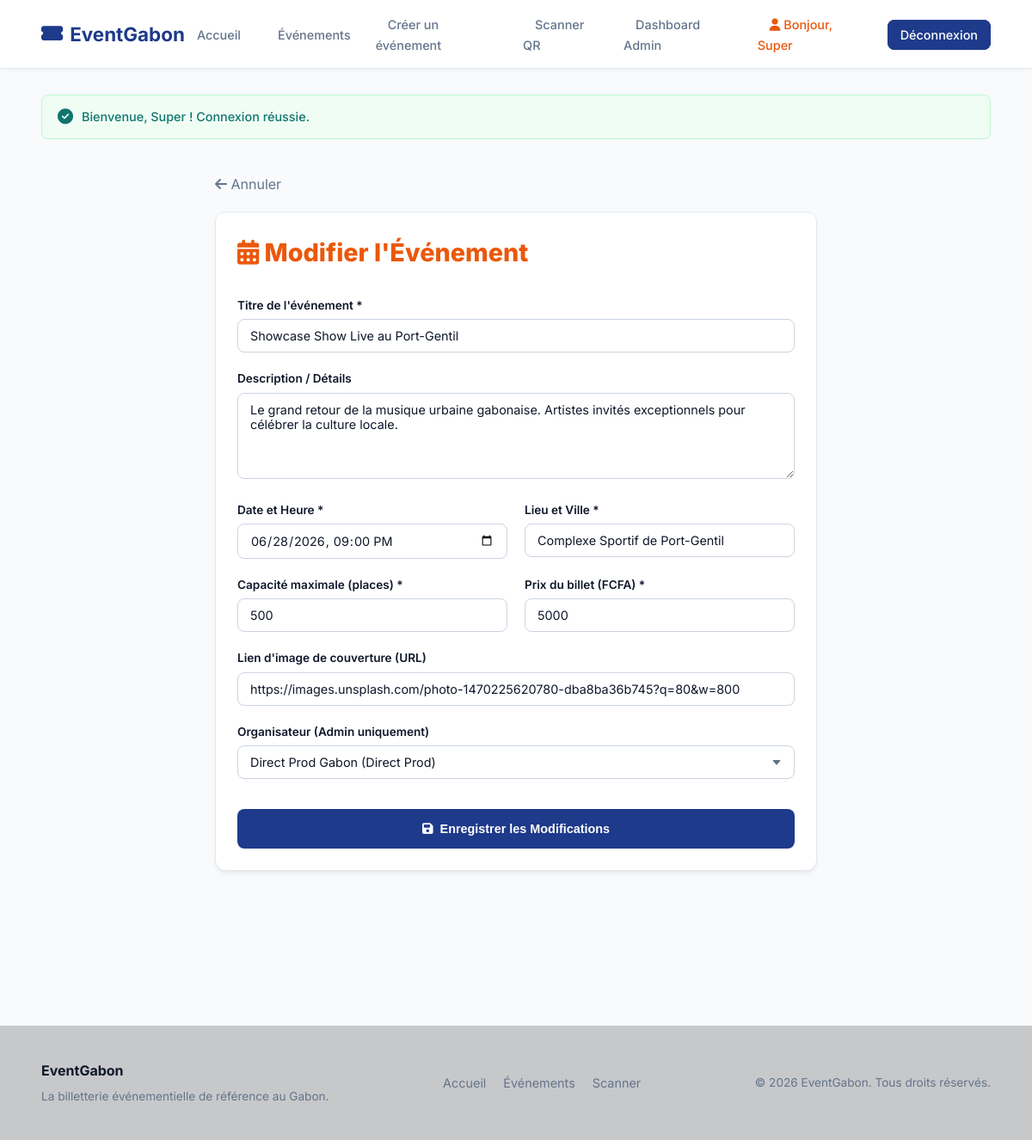
The page /index.php?page=evenements&action=modifier&id=3 (signed in) on the database its author committed.
### tables this page shows
CREATE TABLE IF NOT EXISTS evenement (
    id INT AUTO_INCREMENT PRIMARY KEY,
    titre VARCHAR(200) NOT NULL,
    description TEXT,
    date DATETIME NOT NULL,
    lieu VARCHAR(150) NOT NULL,
    capacite INT NOT NULL CHECK (capacite >= 0),
    prix_billet DECIMAL(10, 2) NOT NULL CHECK (prix_billet >= 0),
    organisateur_id INT,
    image_url VARCHAR(255),
    FOREIGN KEY (organisateur_id) REFERENCES organisateur(id) ON DELETE SET NULL
);

CREATE TABLE IF NOT EXISTS organisateur (
    id INT AUTO_INCREMENT PRIMARY KEY,
    nom VARCHAR(100) NOT NULL,
    email VARCHAR(150) UNIQUE NOT NULL,
    telephone VARCHAR(20),
    entreprise VARCHAR(150)
);

### models/Evenement.php (called while the page is built, shortened)
<?php
class Evenement {
    public static function getById($pdo, $id) {
        $sql = "SELECT e.*, o.nom AS organisateur_nom, o.email AS organisateur_email, o.telephone AS organisateur_tel
                FROM evenement e
                LEFT JOIN organisateur o ON e.organisateur_id = o.id
                WHERE e.id = ?";
        $stmt = $pdo->prepare($sql);
        $stmt->execute([$id]);
        return $stmt->fetch();
    }
}

### includes/helpers.php (called while the page is built, shortened)
<?php
if (!function_exists('isLoggedIn')) {
    function isLoggedIn() {
        return isset($_SESSION['user']);
    }
}
if (!function_exists('getUserRole')) {
    function getUserRole() {
        $user = $_SESSION['user'];
        if (is_object($user)) {
            return $user->role ?? null;
        } elseif (is_array($user)) {
            return $user['role'] ?? null;
        }
        return null;
    }
}
if (!function_exists('isAdmin')) {
    function isAdmin() {
        return getUserRole() === 'admin';
    }
}

### models/Organisateur.php (called while the page is built, shortened)
<?php
class Organisateur {
    public static function getAll($pdo) {
        $sql = "SELECT * FROM organisateur ORDER BY nom ASC";
        return $pdo->query($sql)->fetchAll();
    }
}

### views/evenements/modifier.php (the view, shortened to what this page needs)
<?php require_once __DIR__ . '/../layout/header.php'; ?>
<div style="max-width: 700px; margin: 40px auto;">
    <div style="margin-bottom: 20px;">
        <a href="index.php?page=evenements&action=detail&id=<?= $evenement->id ?>" style="color: var(--text-muted);"><i class="fa-solid fa-arrow-left"></i> Annuler</a>
    </div>
    <div class="card-glass">
        <h2 style="font-size: 1.8rem; font-weight: 800; margin-bottom: 20px; border-bottom: 1px solid var(--border-glass); padding-bottom: 10px; color: var(--accent);"><i class="fa-solid fa-calendar-days"></i> Modifier l'Événement</h2>
        <form action="index.php?page=evenements&action=modifier&id=<?= $evenement->id ?>" method="POST">
            <div class="form-group">
                <label for="titre" class="form-label">Titre de l'événement *</label>
                <input type="text" name="titre" id="titre" class="form-control" required value="<?= htmlspecialchars($evenement->titre) ?>">
            </div>
            <div class="form-group">
                <label for="description" class="form-label">Description / Détails</label>
                <textarea name="description" id="description" class="form-control"><?= htmlspecialchars($evenement->description) ?></textarea>
            </div>
            <div style="display: grid; grid-template-columns: 1fr 1fr; gap: 20px;">
                <div class="form-group">
                    <label for="date" class="form-label">Date et Heure *</label>
                    <input type="datetime-local" name="date" id="date" class="form-control" required value="<?= date('Y-m-d\TH:i', strtotime($evenement->date)) ?>">
                </div>
                <div class="form-group">
                    <label for="lieu" class="form-label">Lieu et Ville *</label>
                    <input type="text" name="lieu" id="lieu" class="form-control" required value="<?= htmlspecialchars($evenement->lieu) ?>">
                </div>
            </div>
            <div style="display: grid; grid-template-columns: 1fr 1fr; gap: 20px;">
                <div class="form-group">
                    <label for="capacite" class="form-label">Capacité maximale (places) *</label>
                    <input type="number" name="capacite" id="capacite" class="form-control" min="1" required value="<?= (int)$evenement->capacite ?>">
                </div>
                <div class="form-group">
                    <label for="prix_billet" class="form-label">Prix du billet (FCFA) *</label>
                    <input type="number" name="prix_billet" id="prix_billet" class="form-control" min="0" step="1" required value="<?= (float)$evenement->prix_billet ?>">
                </div>
            </div>
            <div class="form-group">
                <label for="image_url" class="form-label">Lien d'image de couverture (URL)</label>
                <input type="url" name="image_url" id="image_url" class="form-control" value="<?= htmlspecialchars($evenement->image_url) ?>">
            </div>
            <?php if (isAdmin()): ?>
                <div class="form-group">
                    <label for="organisateur_id" class="form-label">Organisateur (Admin uniquement)</label>
                    <select name="organisateur_id" id="organisateur_id" class="form-control">
                        <?php foreach ($organisateurs as $org): ?>
                            <option value="<?= $org->id ?>" <?= $evenement->organisateur_id == $org->id ? 'selected' : '' ?>><?= htmlspecialchars($org->nom) ?> (<?= htmlspecialchars($org->entreprise) ?>)</option>
                        <?php endforeach; ?>
                    </select>
                </div>
            <?php endif; ?>
            <button type="submit" class="btn btn-primary" style="width: 100%; margin-top: 15px; padding: 14px;"><i class="fa-solid fa-floppy-disk"></i> Enregistrer les Modifications</button>
        </form>
    </div>
</div>
<?php require_once __DIR__ . '/../layout/footer.php'; ?>

### assets/css/style.css (style rules this page uses)
:root { --bg-main: #f8fafc; --bg-card: #ffffff; --bg-card-hover: #ffffff; --border-light: #e2e8f0; --border-light-focus: #cbd5e1; --primary: #1e3a8a; --primary-hover: #1e40af; --primary-glow: rgba(30, 58, 138, 0.1); --secondary: #475569; --secondary-hover: #334155; --accent: #ea580c; --text-primary: #0f172a; --text-body: #334155; --text-muted: #64748b; --success: #0f766e; --success-bg: #f0fdf4; --success-border: #bbf7d0; --error: #be123c; --error-bg: #fff1f2; --error-border: #fecdd3; --warning: #b45309; --warning-bg: #fffbeb; --warning-border: #fef08a; --font-sans: 'Inter', -apple-system, BlinkMacSystemFont, "Segoe UI", Roboto, Helvetica, Arial, sans-serif; --transition-smooth: all 0.2s ease-in-out; --radius-lg: 12px; --radius-md: 8px; --shadow-soft: 0 4px 6px -1px rgba(0, 0, 0, 0.05), 0 2px 4px -2px rgba(0, 0, 0, 0.05); --shadow-premium: 0 10px 15px -3px rgba(0, 0, 0, 0.05), 0 4px 6px -4px rgba(0, 0, 0, 0.05); }
* { box-sizing: border-box; margin: 0; padding: 0; }
body { background-color: var(--bg-main); color: var(--text-body); font-family: var(--font-sans); line-height: 1.5; min-height: 100vh; display: flex; flex-direction: column; }
a { color: var(--primary); text-decoration: none; transition: var(--transition-smooth); }
.btn { display: inline-flex; align-items: center; justify-content: center; gap: 8px; padding: 10px 20px; font-size: 0.9rem; font-weight: 600; border-radius: var(--radius-md); border: 1px solid transparent; cursor: pointer; transition: var(--transition-smooth); text-align: center; }
.btn-primary { background: var(--primary); color: white; }
.card-glass { background: var(--bg-card); border: 1px solid var(--border-light); border-radius: var(--radius-lg); padding: 25px; box-shadow: var(--shadow-soft); transition: var(--transition-smooth); }
.form-group { margin-bottom: 20px; }
.form-label { display: block; margin-bottom: 6px; font-size: 0.85rem; font-weight: 600; color: var(--text-primary); }
.form-control { width: 100%; background: #ffffff; border: 1px solid var(--border-light-focus); border-radius: var(--radius-md); padding: 10px 14px; font-family: var(--font-sans); color: var(--text-primary); font-size: 0.9rem; transition: var(--transition-smooth); }
textarea.form-control { min-height: 100px; resize: vertical; }
select.form-control { cursor: pointer; appearance: none; background-repeat: no-repeat; background-position: calc(100% - 14px) center; }

### rows shown on the page
evenement: titre "Showcase Show Live au Port-Gentil", description "Le grand retour de la musique urbaine gabonaise. Artistes invités exceptionnels pour célébrer la culture locale.", date "06/28/2026 21:00", lieu "Complexe Sportif de Port-Gentil", capacite "500", prix_billet "5000", image_url "https://images.unsplash.com/photo-1470225620780-dba8ba36b745?q=80&w=800", organisateur_id "Direct Prod Gabon (Direct Prod)"

### other values the page prints
$prenomGreeting "Super"
$successMsg "Bienvenue, Super ! Connexion réussie."
